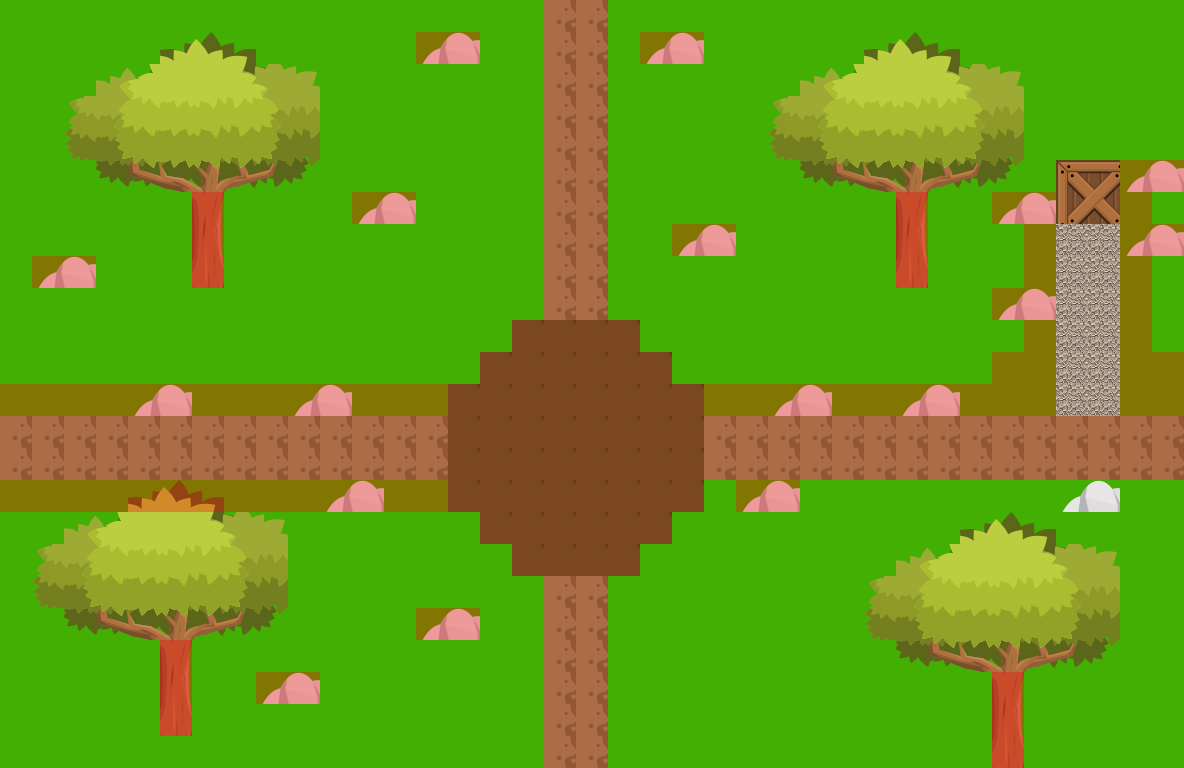

A 2D game scene composited from a Tiled map and its tileset images. What follows is a short description and the map's XML, with each tile layer's data collapsed to a summary:
An orthogonal 37x24 tile map with 32x32 px tiles, 7 tile layers (Grass, Path, Path Border, Level Decal, ...), 10 tilesets and 1 object.

<map version="1.0" orientation="orthogonal" renderorder="right-down" width="37" height="24" tilewidth="32" tileheight="32" nextobjectid="1">
 <properties>
  <property name="unity:scale" type="float" value="0.01" />
 </properties>
 <tileset firstgid="1" name="tree" tilewidth="32" tileheight="32" tilecount="64" columns="8">
  <image source="gameart2D.com/tree.png" width="282" height="275" />
 </tileset>
 <tileset firstgid="65" name="sign2" tilewidth="32" tileheight="32" tilecount="2" columns="1">
  <image source="gameart2D.com/sign2.png" width="62" height="64" />
 </tileset>
 <tileset firstgid="67" name="sign1" tilewidth="32" tileheight="32" tilecount="2" columns="1">
  <image source="gameart2D.com/sign1.png" width="63" height="65" />
 </tileset>
 <tileset firstgid="69" name="stone" tilewidth="32" tileheight="32" tilecount="2" columns="2">
  <image source="gameart2D.com/stone.png" width="90" height="54" />
 </tileset>
 <tileset firstgid="71" name="path1" tilewidth="32" tileheight="32" tilecount="16" columns="4">
  <image source="gameart2D.com/path1.png" width="128" height="128" />
 </tileset>
 <tileset firstgid="87" name="path2" tilewidth="32" tileheight="32" tilecount="16" columns="4">
  <image source="gameart2D.com/path2.png" width="128" height="128" />
 </tileset>
 <tileset firstgid="103" name="bkgd1" tilewidth="32" tileheight="32" tilecount="2" columns="2">
  <image source="Tiles/bkgd1.png" width="67" height="63" />
 </tileset>
 <tileset firstgid="105" name="pathSone" tilewidth="32" tileheight="32" tilecount="1" columns="1">
  <image source="Tiles/path.png" width="32" height="32" />
 </tileset>
 <tileset firstgid="106" name="Crate" tilewidth="32" tileheight="32" tilecount="4" columns="2">
  <image source="gameart2D.com/png/Object/Crate.png" width="77" height="77" />
 </tileset>
 <tileset firstgid="110" name="RED" tilewidth="32" tileheight="32" tilecount="1" columns="1">
  <image source="Tiles/RED.png" width="32" height="32" />
  <tile id="0">
   <objectgroup draworder="index">
    <object id="3" x="0" y="-0.25" width="32" height="32.125" />
   </objectgroup>
  </tile>
 </tileset>
 <layer name="Grass" width="37" height="24">
  <data>[888 cells, 888 non-empty, 1 distinct tile ids]</data>
 </layer>
 <layer name="Path" width="37" height="24">
  <data>[888 cells, 154 non-empty, 3 distinct tile ids]</data>
 </layer>
 <layer name="Path Border" width="37" height="24">
  <data>[888 cells, 24 non-empty, 2 distinct tile ids]</data>
 </layer>
 <layer name="Level Decal" width="37" height="24">
  <data>[888 cells, 16 non-empty, 6 distinct tile ids]</data>
 </layer>
 <layer name="Tree Base" width="37" height="24">
  <data>[888 cells, 32 non-empty, 8 distinct tile ids]</data>
 </layer>
 <layer name="Tree  Top" width="37" height="24">
  <data>[888 cells, 112 non-empty, 28 distinct tile ids]</data>
 </layer>
 <layer name="Collisions" width="37" height="24" opacity="0.33">
  <data>[888 cells, 88 non-empty, 1 distinct tile ids]</data>
 </layer>
</map>
